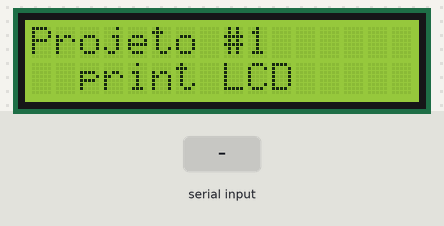
A sketch run on a simulated Arduino Uno, built with avr-gcc and run on an emulated ATmega328P. Shown: 16×2 character LCD. Inputs (shaded band) come from the test bench. What the sketch prints to the serial monitor is not drawn.

Above: at 5.5 s.
5.6 s: "1\n" received over Serial
At 6.7 s:
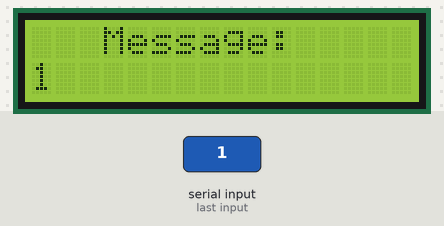
7.1 s: byte 10 ('\n') received over Serial
At 8.7 s:
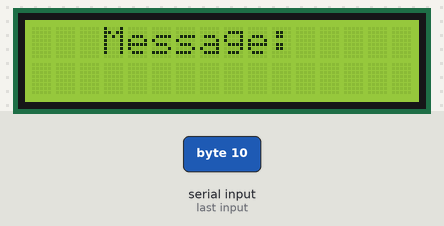
9.1 s: "0\n" received over Serial
At 10.7 s:
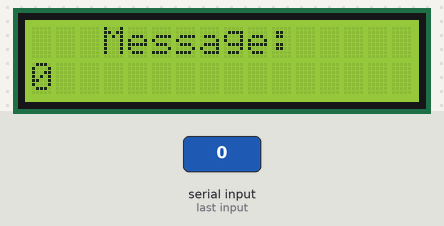
Timing chart, 0 to 12.2 s (numbered marks = the images above; inputs shaded):
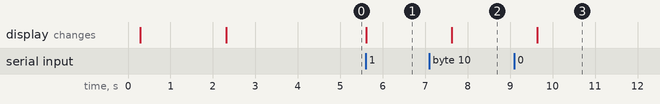

The sketch:

Projeto1ReadSerialPrintLCD.ino
```cpp
#include <LiquidCrystal_I2C.h>

char c;
String dataIn;

LiquidCrystal_I2C lcd(0x27, 16, 2); // I2C address 0x27, 16 column and 2 rows

void setup()
{
  lcd.init(); // initialize the lcd
  lcd.backlight();
  Serial.begin(57600);
  delay(200);

  Serial.println ("Read Serial Print LCD");
  Serial.println ("This Program Created by LHT") ;

  lcd.clear();                 // clear display
  lcd.setCursor(0, 0);         // move cursor to   (0, 0)
  lcd.print("Projeto #1");        // print message at (0, 0)
  lcd.setCursor(2, 1);         // move cursor to   (2, 1)
  lcd.print("Read Serial ..."); // print message at (2, 1)
  delay(2000);                 // display the above for two seconds
  lcd.clear();                 // clear display
  lcd.print("Projeto #1");        // print message at (0, 0)
  lcd.setCursor(2, 1);         // move cursor to   (2, 1)
  lcd.print("print LCD"); // print message at (2, 1)
  delay(2000);                 // display the above for two seconds
}

void loop()
{
  Receive_Serial_Data();
  //print LCD
}

void Receive_Serial_Data()
{
  while(Serial.available()>0)
  {
    c=Serial.read();
    if(c=='\n') {break;}
    else {dataIn+=c;}
  }

  if(c=='\n')
  {
    c=0;
    Serial.println((String)"Message: " + dataIn);
    lcd.clear();                 // clear display
    lcd.setCursor(3, 0);         // move cursor to   (0, 0)
    lcd.print("Message:");        // print message at (0, 0)
    lcd.setCursor(0, 1);         // move cursor to   (2, 1)
    lcd.print(dataIn); // print message at (2, 1)
    delay(2000);                 // display the above for two seconds
    dataIn="";
  }
}

//lcd.clear();                 // clear display
//    lcd.setCursor(3, 0);         // move cursor to   (0, 0)
//    lcd.print("Message:");        // print message at (0, 0)
//    lcd.setCursor(0, 1);         // move cursor to   (2, 1)
//    lcd.print(dataIn); // print message at (2, 1)
//    delay(2000);                 // display the above for two seconds
```

Measured:
- after the input at 5.6 s, the display: changes at once (image 1)
- after the input at 7.1 s, the display: changes after 0.53 s (image 2)
- after the input at 9.1 s, the display: changes after 0.54 s (image 3)
